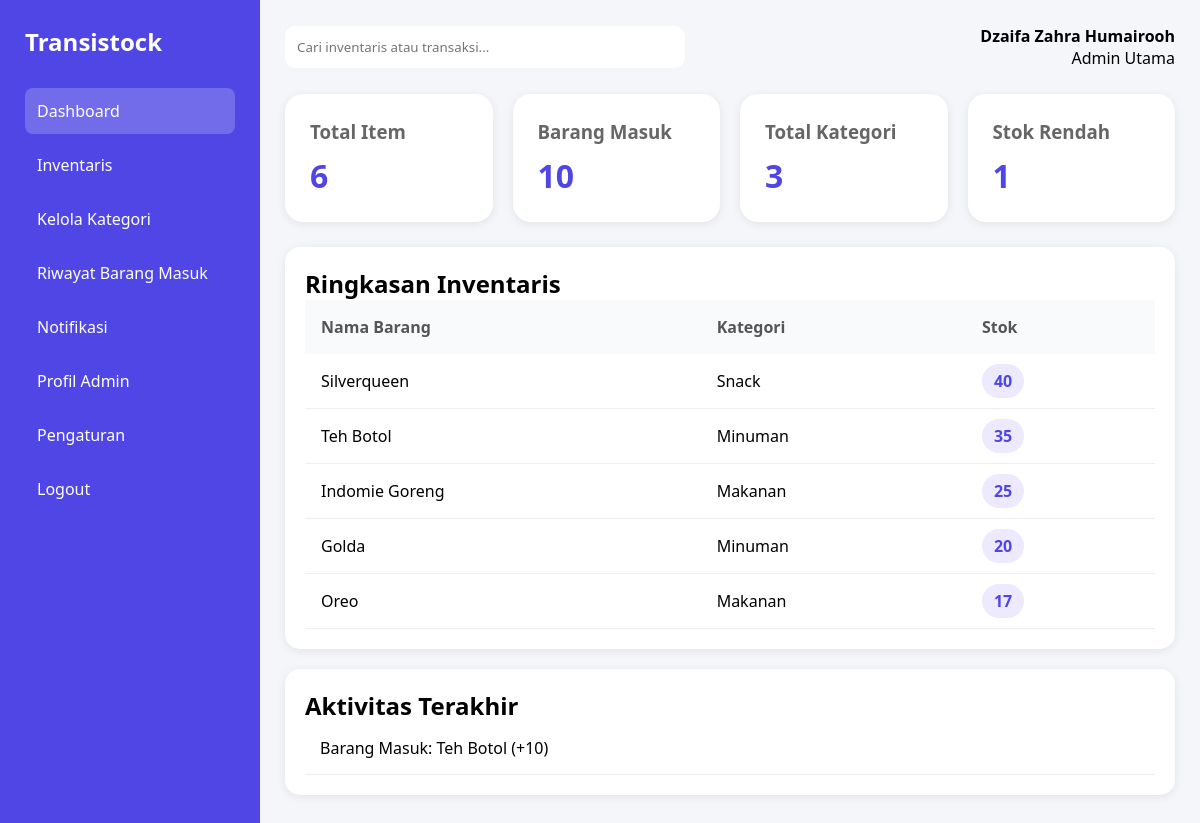
Page /admin/dashboard.php (signed in) on the committed database.
### tables this page shows
CREATE TABLE `barang` (
  `id_barang` int(11) NOT NULL,
  `nama_barang` varchar(100) NOT NULL,
  `sku` varchar(50) NOT NULL,
  `stok` int(11) DEFAULT 0,
  `harga_jual` decimal(12,2) DEFAULT NULL,
  `foto` varchar(255) DEFAULT NULL,
  `id_kategori` int(11) DEFAULT NULL,
  `id_supplier` int(11) DEFAULT NULL
);

CREATE TABLE `kategori` (
  `id_kategori` int(11) NOT NULL,
  `nama_kategori` varchar(100) NOT NULL,
  `deskripsi` text DEFAULT NULL,
  `status` enum('AKTIF','NONAKTIF') DEFAULT 'AKTIF'
);

CREATE TABLE `barang_masuk` (
  `id_masuk` int(11) NOT NULL,
  `tanggal_masuk` date DEFAULT NULL,
  `id_supplier` int(11) DEFAULT NULL,
  `status` enum('DRAFT','SELESAI') DEFAULT 'DRAFT',
  `catatan` text DEFAULT NULL,
  `id_barang` int(11) DEFAULT NULL,
  `jumlah` int(11) DEFAULT NULL
);

### admin/dashboard.php (the view, shortened to what this page needs)
<?php
include '../config/koneksi.php';
$totalMasuk = mysqli_query($conn,
    "SELECT SUM(jumlah) AS total FROM barang_masuk"
);
$masuk = mysqli_fetch_assoc($totalMasuk);
$queryBarang = mysqli_query($conn, "SELECT COUNT(*) as total FROM barang");
$dataBarang = mysqli_fetch_assoc($queryBarang);
$totalBarang = $dataBarang['total'];
$queryKategori = mysqli_query(
$conn,
"SELECT COUNT(*) as total FROM kategori"
);
$dataKategori = mysqli_fetch_assoc($queryKategori);
$totalKategori = $dataKategori['total'];
$queryStokRendah = mysqli_query(
$conn,
"SELECT COUNT(*) as total
FROM barang
WHERE stok <= 10"
);
$stokRendah = mysqli_fetch_assoc($queryStokRendah);
?>
<!DOCTYPE html>
<html lang="en">
<head>
    <link rel="stylesheet" href="dashboard.css">
</head>
<body>
<div class="container">
    <div class="sidebar">
        <h2>Transistock</h2>
        <ul>
            <li class="active">Dashboard</li>
            <li>
                <a href="inventaris.php">Inventaris</a>
            </li>
            <li>
                <a href="kategori.php">Kelola Kategori</a>
            </li>
           <li>
                <a href="riwayat_barang_masuk.php">
                    Riwayat Barang Masuk
                </a>
            </li>
            <li>
                <a href="notifikasi.php">Notifikasi</a>
            </li>
            <li>
    <a href="profil_admin.php">Profil Admin</a>
</li>
<li>
    <a href="pengaturan.php">Pengaturan</a>
</li>
            <li><a href="../auth/logout.php">Logout</a></li>
        </ul>
    </div>
   <div class="main">
    <div class="header">
        <input type="text" placeholder="Cari inventaris atau transaksi...">
        <div class="profile">
            <h4><?= $_SESSION['nama']; ?></h4>
            <p>Admin Utama</p>
        </div>
    </div>
    <div class="cards">
        <div class="card">
            <h3>Total Item</h3>
            <h1><?= $totalBarang ?></h1>
        </div>
        <div class="card">
            <h3>Barang Masuk</h3>
            <h1><?= $masuk['total'] ?? 0; ?></h1>
        </div>
        <div class="card">
            <h3>Total Kategori</h3>
            <h1><?= $totalKategori ?></h1>
        </div>
        <div class="card">
            <h3>Stok Rendah</h3>
            <h1><?= $stokRendah['total']; ?></h1>
        </div>
    </div>
    <div class="chart">
<h2>Ringkasan Inventaris</h2>
<table class="inventory-table">
    <thead>
        <tr>
            <th>Nama Barang</th>
            <th>Kategori</th>
            <th>Stok</th>
        </tr>
    </thead>
    <tbody>
    <?php
    $ringkasan = mysqli_query($conn,"
        SELECT barang.*, kategori.nama_kategori
        FROM barang
        LEFT JOIN kategori
        ON barang.id_kategori = kategori.id_kategori
        ORDER BY stok DESC
        LIMIT 5
    ");
    while($row = mysqli_fetch_assoc($ringkasan)) :
    ?>
        <tr>
            <td><?= $row['nama_barang']; ?></td>
            <td><?= $row['nama_kategori']; ?></td>
            <td>
                <span class="stock-badge">
                    <?= $row['stok']; ?>
                </span>
            </td>
        </tr>
    <?php endwhile; ?>
    </tbody>
</table>
</div>
    <div class="activity">
        <h2>Aktivitas Terakhir</h2>
        <?php
        $aktivitas = mysqli_query($conn,"
            SELECT bm.*, b.nama_barang
            FROM barang_masuk bm
            JOIN barang b
            ON bm.id_barang = b.id_barang
            ORDER BY bm.id_masuk DESC
            LIMIT 5
        ");
        while($row = mysqli_fetch_assoc($aktivitas)) :
        ?>
            <div class="activity-item">
                Barang Masuk:
                <?= $row['nama_barang']; ?>
                (+<?= $row['jumlah']; ?>)
            </div>
        <?php endwhile; ?>
    </div>
</div>
</div>
</body>
</html>

### admin/dashboard.css (style rules this page uses)
* { margin:0; padding:0; box-sizing:border-box; font-family:Segoe UI, sans-serif; }
body { background:#f5f6fa; }
.container { display:flex; min-height:100vh; }
.sidebar { width:260px; background:#4f46e5; color:white; padding:25px; }
.sidebar h2 { margin-bottom:30px; }
.sidebar ul { list-style:none; }
.sidebar li { padding:12px; margin-bottom:8px; border-radius:8px; cursor:pointer; }
.sidebar li:hover, .sidebar .active { background:rgba(255,255,255,0.2); }
.sidebar a { color:white; text-decoration:none; }
.main { flex:1; padding:25px; }
.header { display:flex; justify-content:space-between; align-items:center; margin-bottom:25px; }
.header input { width:400px; padding:12px; border:none; border-radius:10px; }
.profile { text-align:right; }
.cards { display:grid; grid-template-columns:repeat(4,1fr); gap:20px; margin-top:25px; margin-bottom:25px; }
.card { background:white; padding:25px; border-radius:18px; box-shadow:0 2px 10px rgba(0,0,0,0.08); text-align:left; }
.card h3 { color:#666; margin-bottom:10px; }
.card h1 { color:#4f46e5; }
.chart, .activity { background:white; padding:20px; border-radius:15px; margin-bottom:20px; box-shadow:0 2px 10px rgba(0,0,0,0.08); }
.activity-item { padding:15px; border-bottom:1px solid #eee; }
.inventory-table { width:100%; border-collapse:collapse; }
.inventory-table th { background:#f8fafc; color:#555; padding:16px; text-align:left; }
.inventory-table td { padding:16px; border-bottom:1px solid #eee; }
.stock-badge { background:#ede9fe; color:#4f46e5; padding:6px 12px; border-radius:20px; font-weight:600; }

### rows in the picture
barang: nama_barang "Silverqueen", id_kategori.nama_kategori "Snack", stok "40"
barang: nama_barang "Teh Botol", id_kategori.nama_kategori "Minuman", stok "35"
barang: nama_barang "Indomie Goreng", id_kategori.nama_kategori "Makanan", stok "25"
barang: nama_barang "Golda", id_kategori.nama_kategori "Minuman", stok "20"
barang: nama_barang "Oreo", id_kategori.nama_kategori "Makanan", stok "17"
barang_masuk: id_barang.nama_barang "Teh Botol", jumlah "10"

### other values in the picture
$_SESSION['nama'] "Dzaifa Zahra Humairooh"
$totalBarang "6"
$masuk['total'] "10"
$totalKategori "3"
$stokRendah['total'] "1"
